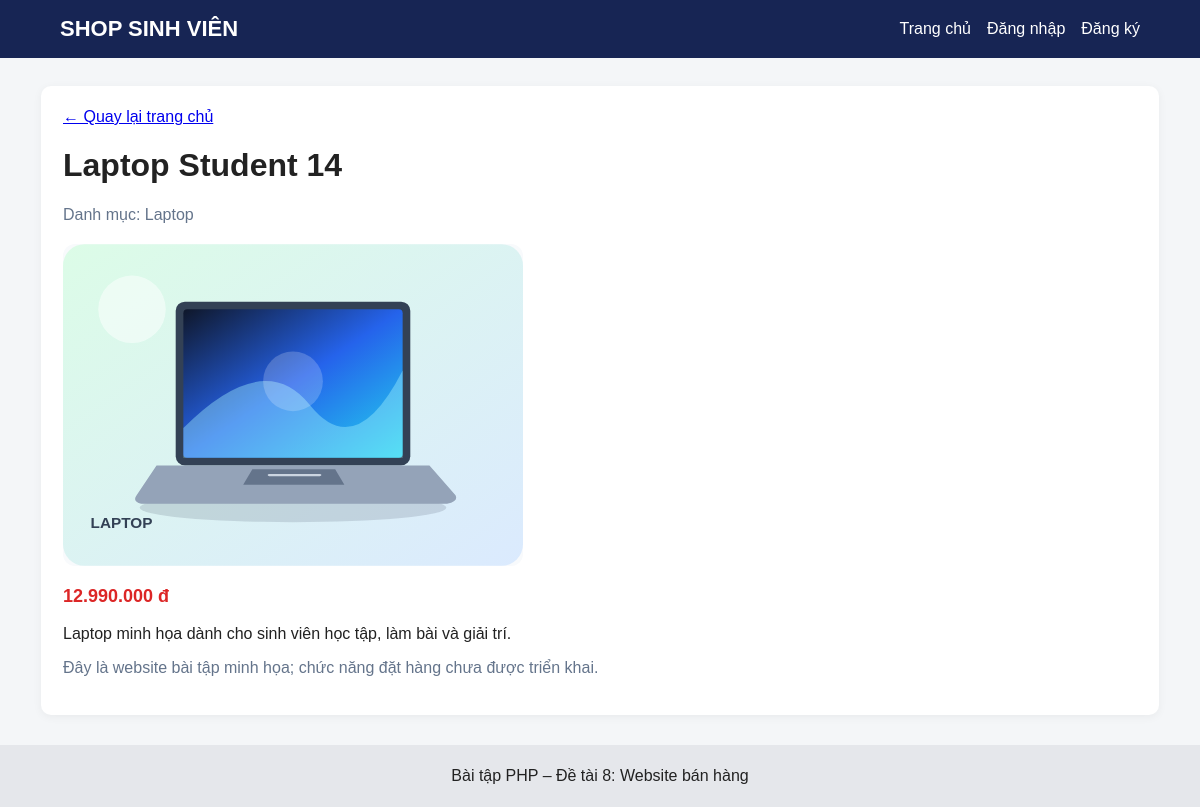
/product.php?id=2, run on the app's committed database.
### tables this page shows
CREATE TABLE IF NOT EXISTS products (
 id INT AUTO_INCREMENT PRIMARY KEY,
 name VARCHAR(200) NOT NULL,
 description TEXT,
 price DECIMAL(12,2) NOT NULL DEFAULT 0,
 image VARCHAR(255) DEFAULT '',
 category_id INT NOT NULL,
 created_at TIMESTAMP DEFAULT CURRENT_TIMESTAMP,
 FOREIGN KEY (category_id) REFERENCES categories(id) ON DELETE CASCADE
);

CREATE TABLE IF NOT EXISTS categories (
 id INT AUTO_INCREMENT PRIMARY KEY,
 name VARCHAR(100) NOT NULL
);

### product.php (the view)
<?php
require_once __DIR__ . '/config/database.php';
$id = (int)($_GET['id'] ?? 0);
$stmt = $conn->prepare('SELECT p.*, c.name AS category_name FROM products p JOIN categories c ON p.category_id=c.id WHERE p.id=?');
$stmt->execute([$id]); $product = $stmt->fetch();
require_once __DIR__ . '/includes/header.php';
if (!$product) { echo '<div class="error">Không tìm thấy sản phẩm.</div>'; } else { ?>
<div class="panel"><a href="index.php">← Quay lại trang chủ</a><h1><?= htmlspecialchars($product['name']) ?></h1><p class="muted">Danh mục: <?= htmlspecialchars($product['category_name']) ?></p><img class="detail-image" src="<?= htmlspecialchars($product['image'] ?: 'assets/images/phone.svg') ?>" alt="<?= htmlspecialchars($product['name']) ?>" onerror="this.onerror=null;this.src='assets/images/phone.svg'"><p class="price"><?= number_format($product['price'],0,',','.') ?> đ</p><p><?= nl2br(htmlspecialchars($product['description'] ?? '')) ?></p><p class="muted">Đây là website bài tập minh họa; chức năng đặt hàng chưa được triển khai.</p></div>
<?php } require_once __DIR__ . '/includes/footer.php'; ?>

### assets/style.css (style rules this page uses)
* { box-sizing:border-box }
body { margin:0;font-family:Arial,sans-serif;background:#f4f6f8;color:#222 }
.panel,.form-box { background:white;padding:22px;border-radius:10px;box-shadow:0 2px 10px #0000000d;margin-bottom:22px }
.detail-image { width:min(100%,460px);max-height:360px;object-fit:contain;display:block;background:#f8fafc;border-radius:12px;margin:20px 0 }
.price { font-weight:bold;color:#dc2626;font-size:18px }
.muted { color:#64748b }

### data on the page
products: name "Laptop Student 14", category.name "Laptop", image (picture), price "12.990.000", description "Laptop minh họa dành cho sinh viên học tập, làm bài và giải trí."
